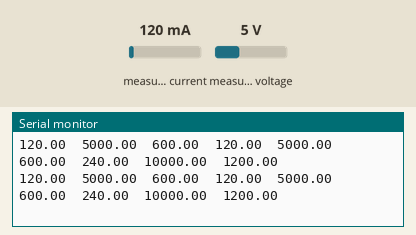
This sketch was run on a simulated Arduino Uno, built with avr-gcc and run on an emulated ATmega328P. On the bench: the last lines printed to the serial monitor. The test bench sets the inputs (shaded band); at power-on: measured current 120 mA, measured voltage 5 V.

Above: at 1.2 s.
1.3 s: measured current set to 40 mA
At 2.6 s:
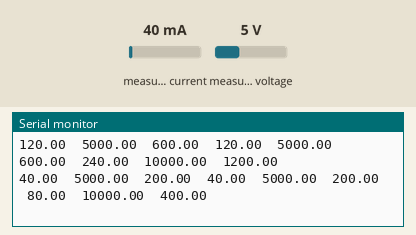
2.8 s: measured voltage set to 0.3 V
At 3.9 s:
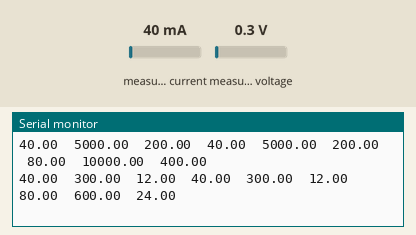
4.3 s: measured current set to 500 mA
At 5.9 s:
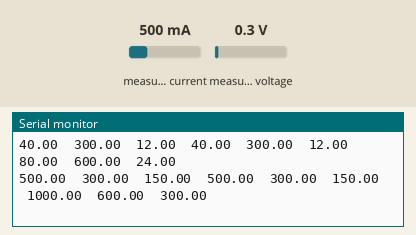
Timing chart, 0 to 7.4 s (numbered marks = the images above; inputs shaded):
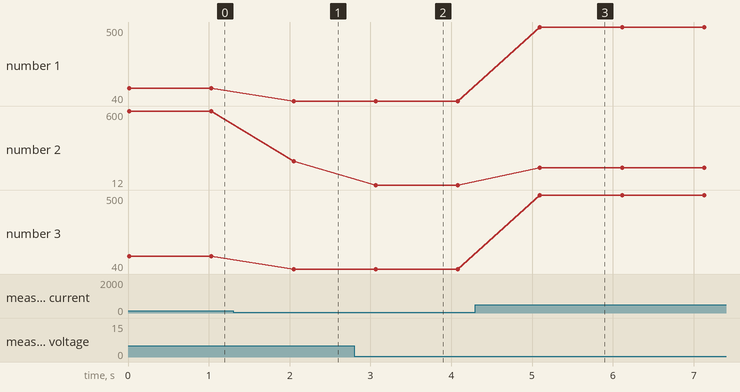

Measured:
- after the input at 1.3 s, the serial monitor: prints a new line after 0.75 s (image 1)
- after the input at 2.8 s, the serial monitor: prints a new line after 0.27 s (image 2)
- after the input at 4.3 s, the serial monitor: prints a new line after 0.80 s (image 3)
- plotted number 1: 120 → 40 after the input at 1.3 s, 40 → 500 after the input at 4.3 s
- plotted number 2: 600 → 200 after the input at 1.3 s, 200 → 12 after the input at 2.8 s, 12 → 150 after the input at 4.3 s
- plotted number 3: 120 → 40 after the input at 1.3 s, 40 → 500 after the input at 4.3 s

The sketch:

power_sensing.ino
```cpp
/*
 * One arduino board for one GPU power sensing
 */

#include <Adafruit_INA260.h>
#include <SoftwareSerial.h>

const int sensor_count = 2;

typedef struct sensor_t {
	Adafruit_INA260 ina260;
	float current = 0;
	float voltage = 0;
	float power = 0;
}sensor_t;

typedef struct overall_data_t {
	float current = 0;
	float voltage = 0;
	float power = 0;
}overall_data_t;

sensor_t sensor[sensor_count];
overall_data_t overall_data;

void setup() {
	Serial.begin(115200);
	// Wait until serial port is opened
	while (!Serial) { delay(10); }

	for (int i = 0; i < sensor_count; i++) {
		sensor[i].ina260 = Adafruit_INA260();
	}

	sensor[0].ina260.begin(0x41);
	sensor[1].ina260.begin(0x40);

	// output csv headers
	// unit: mA, mV, mW
	for (int i = 0; i < sensor_count; i++) {
		Serial.print("s");
		Serial.print(i);
		Serial.print(".current");
		Serial.print("\t");
		Serial.print("s");
		Serial.print(i);
		Serial.print(".voltage");
		Serial.print("\t");
		Serial.print("s");
		Serial.print(i);
		Serial.print(".power");
		Serial.print("\t");
	}
	Serial.print("overall.current");
	Serial.print("\t");
	Serial.print("overall.voltage");
	Serial.print("\t");
	Serial.println("overall.power");
}

int row_count = 0;

void loop() {
	if (row_count < 500) {
		// read sensor data
		// compute overall data
		overall_data.current = 0;
		overall_data.voltage = 0;
		overall_data.power = 0;
		for (int i = 0; i < sensor_count; i++) {
			sensor[i].current = sensor[i].ina260.readCurrent();
			sensor[i].voltage = sensor[i].ina260.readBusVoltage();
			sensor[i].power = sensor[i].ina260.readPower();

			overall_data.current += sensor[i].current;
			overall_data.voltage += sensor[i].voltage;
			overall_data.power += sensor[i].power;
		}

		// print in csv format
		for (int i = 0; i < sensor_count; i++){
			Serial.print(sensor[i].current);
			Serial.print("\t");
			Serial.print(sensor[i].voltage);
			Serial.print("\t");
			Serial.print(sensor[i].power);
			Serial.print("\t");
		}
		Serial.print(overall_data.current);
		Serial.print("\t");
		Serial.print(overall_data.voltage);
		Serial.print("\t");
		Serial.println(overall_data.power);

		// Serial.println();
		delay(1000);
		row_count++;
	}
}
```
